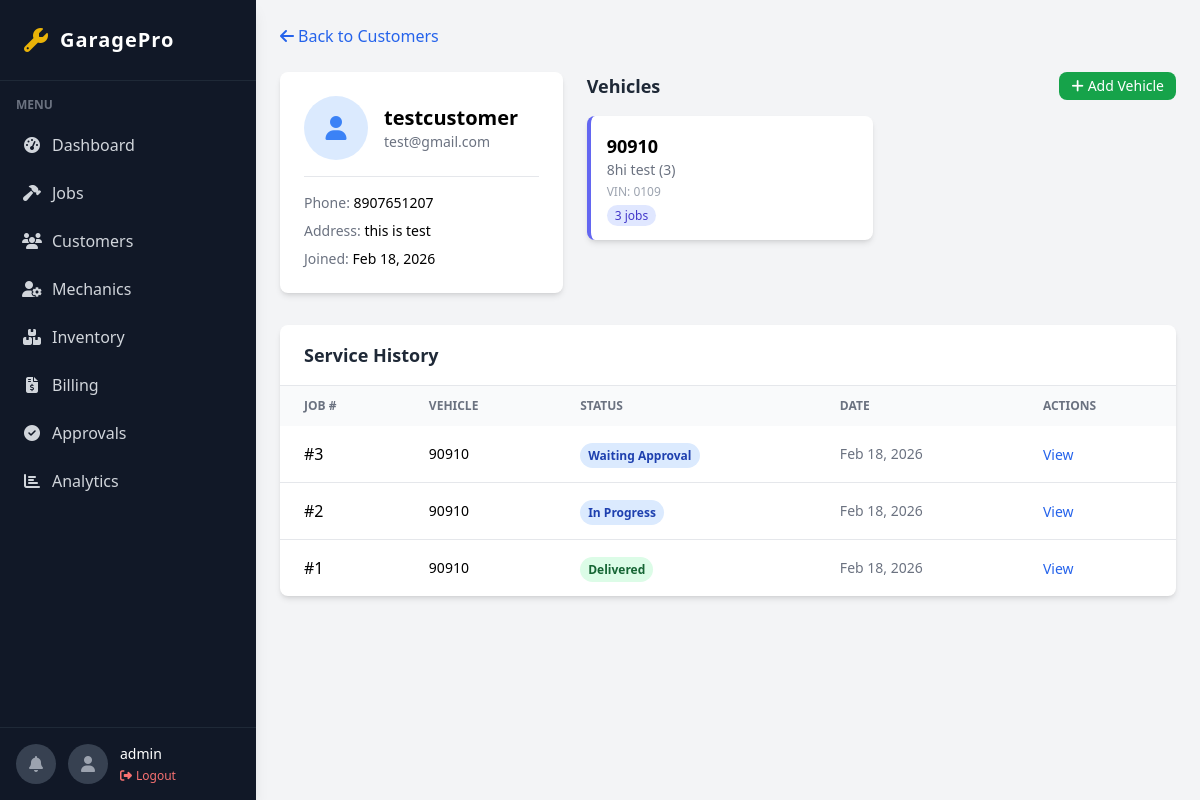
/admin-panel/customers/1/ (signed in), run on the app's committed database.
### accounts/models.py (models this page shows, shortened)
class User(AbstractUser, TimeStampedModel):
    ROLE_CHOICES = [
        ('ADMIN', 'Admin'),
        ('MANAGER', 'Manager'),
        ('MECHANIC', 'Mechanic'),
        ('CUSTOMER', 'Customer'),
    ]
    role = models.CharField(max_length=20, choices=ROLE_CHOICES)
    phone = models.CharField(max_length=20, blank=True)

### customers/models.py (models this page shows, shortened)
class Customer(TimeStampedModel, SoftDeleteModel):
    user = models.OneToOneField(settings.AUTH_USER_MODEL, on_delete=models.CASCADE)
    address = models.TextField()

class Vehicle(TimeStampedModel, SoftDeleteModel):
    customer = models.ForeignKey(Customer, on_delete=models.CASCADE, related_name="vehicles")
    registration_number = models.CharField(max_length=50, unique=True, db_index=True)
    make = models.CharField(max_length=100)
    model = models.CharField(max_length=100)
    year = models.IntegerField()
    vin = models.CharField(max_length=100, blank=True)

### jobs/models.py (models this page shows, shortened)
class ServiceJob(TimeStampedModel, SoftDeleteModel):
    STATUS_CHOICES = [
        ('RECEIVED', 'Received'),
        ('DIAGNOSING', 'Diagnosing'),
        ('WAITING_APPROVAL', 'Waiting Approval'),
        ('IN_PROGRESS', 'In Progress'),
        ('COMPLETED', 'Completed'),
        ('DELIVERED', 'Delivered'),
        ('CANCELLED', 'Cancelled'),
    ]
    vehicle = models.ForeignKey('customers.Vehicle', on_delete=models.CASCADE, related_name="jobs")
    assigned_mechanic = models.ForeignKey(
        settings.AUTH_USER_MODEL,
        on_delete=models.SET_NULL,
        null=True,
        limit_choices_to={'role': 'MECHANIC'}
    )
    status = models.CharField(max_length=30, choices=STATUS_CHOICES, default='RECEIVED')
    problem_description = models.TextField()
    estimated_completion = models.DateTimeField(null=True, blank=True)
    priority = models.IntegerField(default=1)
    completed_at = models.DateTimeField(null=True, blank=True)
    delivered_at = models.DateTimeField(null=True, blank=True)
    VALID_TRANSITIONS = {
        'RECEIVED': ['DIAGNOSING', 'CANCELLED'],
    'DIAGNOSING': ['WAITING_APPROVAL', 'CANCELLED'],
    'WAITING_APPROVAL': ['IN_PROGRESS', 'CANCELLED'],
    'IN_PROGRESS': ['COMPLETED', 'CANCELLED', 'WAITING_APPROVAL'],
    'COMPLETED': ['DELIVERED'],
    'DELIVERED': [],
    'CANCELLED': [],
}

### core/views.py (the view)
# urls.py: path('admin-panel/customers/<int:pk>/', views.admin_customer_detail, name='admin_customer_detail'),
@admin_required
def admin_customer_detail(request, pk):
    customer = get_object_or_404(Customer, pk=pk)
    vehicles = customer.vehicles.filter(is_active=True)
    jobs = ServiceJob.objects.filter(vehicle__customer=customer).order_by('-created_at')
    return render(request, 'admin_portal/customer_detail.html', {
        'customer': customer, 'vehicles': vehicles, 'jobs': jobs
    })

### notifications/context_processors.py (called while the page is built)
def user_notifications(request):
    if request.user.is_authenticated:
        unread_count = request.user.notifications.filter(is_read=False).count()
        latest_notifications = request.user.notifications.all()[:5]
        return {
            'unread_notifications_count': unread_count,
            'latest_notifications': latest_notifications
        }
    return {}

### templates/admin_portal/customer_detail.html (shortened to what this page needs)
{% extends 'base.html' %}
{% block content %}
<div class="mb-6"><a href="{% url 'admin_customers_list' %}" class="text-blue-600 hover:underline"><i
            class="fas fa-arrow-left mr-1"></i>Back to Customers</a></div>
<div class="grid grid-cols-1 lg:grid-cols-3 gap-6">
    <div class="bg-white rounded-lg shadow-md p-6">
        <div class="flex items-center gap-4 mb-4">
            <div class="w-16 h-16 rounded-full bg-blue-100 flex items-center justify-center"><i
                    class="fas fa-user text-blue-500 text-2xl"></i></div>
            <div>
                <h2 class="text-xl font-bold">{{ customer.user.get_full_name|default:customer.user.username }}</h2>
                <div class="text-gray-500 text-sm">{{ customer.user.email|default:"-" }}</div>
            </div>
        </div>
        <div class="border-t pt-4 space-y-2 text-sm">
            <div><span class="text-gray-500">Phone:</span> <span class="font-medium">{{ customer.user.phone|default:"-" }}</span></div>
            <div><span class="text-gray-500">Address:</span> <span class="font-medium">{{ customer.address|default:"-" }}</span></div>
            <div><span class="text-gray-500">Joined:</span> <span class="font-medium">{{ customer.created_at|date:"M d, Y" }}</span></div>
        </div>
    </div>
    <div class="lg:col-span-2">
        <div class="flex justify-between items-center mb-4">
            <h3 class="text-lg font-bold text-gray-800">Vehicles</h3>
            <a href="{% url 'admin_vehicle_create' %}"
                class="bg-green-600 text-white px-3 py-1 rounded-lg text-sm hover:bg-green-700"><i
                    class="fas fa-plus mr-1"></i>Add Vehicle</a>
        </div>
        <div class="grid grid-cols-1 md:grid-cols-2 gap-4">
            {% for v in vehicles %}
            <div class="bg-white rounded-lg shadow-md p-4 border-l-4 border-indigo-500">
                <div class="font-bold text-lg">{{ v.registration_number }}</div>
                <div class="text-gray-500 text-sm">{{ v.make }} {{ v.model }} ({{ v.year }})</div>
                {% if v.vin %}<div class="text-xs text-gray-400 mt-1">VIN: {{ v.vin }}</div>{% endif %}
                <div class="mt-2 text-xs"><span class="bg-indigo-100 text-indigo-700 px-2 py-0.5 rounded-full">{{ v.jobs.count }} jobs</span></div>
            </div>
            {% empty %}
            <div class="col-span-2 text-center py-8 text-gray-500">No vehicles registered.</div>
            {% endfor %}
        </div>
    </div>
</div>
<div class="mt-8 bg-white rounded-lg shadow-md overflow-hidden">
    <div class="px-6 py-4 border-b">
        <h3 class="text-lg font-bold text-gray-800">Service History</h3>
    </div>
    <table class="w-full">
        <thead class="bg-gray-50">
            <tr class="text-left text-xs font-medium text-gray-500 uppercase">
                <th class="px-6 py-3">Job #</th>
                <th class="px-6 py-3">Vehicle</th>
                <th class="px-6 py-3">Status</th>
                <th class="px-6 py-3">Date</th>
                <th class="px-6 py-3">Actions</th>
            </tr>
        </thead>
        <tbody class="divide-y">
            {% for j in jobs %}
            <tr class="hover:bg-gray-50">
                <td class="px-6 py-4 font-medium">#{{ j.id }}</td>
                <td class="px-6 py-4 text-sm">{{ j.vehicle.registration_number }}</td>
                <td class="px-6 py-4"><span
                        class="px-2 py-1 text-xs rounded-full font-bold {% if j.status == 'COMPLETED' or j.status == 'DELIVERED' %}bg-green-100 text-green-800{% elif j.status == 'CANCELLED' %}bg-red-100 text-red-800{% else %}bg-blue-100 text-blue-800{% endif %}">{{ j.get_status_display }}</span></td>
                <td class="px-6 py-4 text-sm text-gray-500">{{ j.created_at|date:"M d, Y" }}</td>
                <td class="px-6 py-4"><a href="{% url 'admin_job_detail' j.pk %}"
                        class="text-blue-600 hover:underline text-sm">View</a></td>
            </tr>
            {% empty %}
            <tr>
                <td colspan="5" class="px-6 py-8 text-center text-gray-500">No service history.</td>
            </tr>
            {% endfor %}
        </tbody>
    </table>
</div>
{% endblock %}

### templates/base.html (shortened to what this page needs)
<!DOCTYPE html>
<html lang="en">
<head>
    <script src="https://cdn.tailwindcss.com"></script>
    <link rel="stylesheet" href="https://cdnjs.cloudflare.com/ajax/libs/font-awesome/6.4.0/css/all.min.css">
</head>
<body class="bg-gray-100 font-sans leading-normal tracking-normal">
    <div class="flex h-screen overflow-hidden">
        <aside class="w-64 bg-gray-900 text-white hidden md:flex flex-col shadow-lg z-20">
            <div class="p-6 border-b border-gray-800">
                <a href="/" class="flex items-center gap-3">
                    <i class="fas fa-wrench text-yellow-500 text-2xl"></i>
                    <span class="text-xl font-bold tracking-wider">GaragePro</span>
                </a>
            </div>
            <nav class="flex-1 overflow-y-auto sidebar-scroll py-4">
                <div class="px-4 mb-2 text-xs text-gray-500 uppercase font-semibold">Menu</div>
                {% if user.role == 'ADMIN' or user.role == 'MANAGER' or user.is_superuser %}
                <a href="{% url 'admin_dashboard' %}"
                    class="flex items-center py-3 px-4 text-gray-300 hover:bg-gray-800 hover:text-white transition-colors duration-200 border-l-4 border-transparent hover:border-yellow-500">
                    <i class="fas fa-tachometer-alt w-6 text-center mr-2"></i> Dashboard
                </a>
                <a href="{% url 'admin_jobs_list' %}"
                    class="flex items-center py-3 px-4 text-gray-300 hover:bg-gray-800 hover:text-white transition-colors duration-200 border-l-4 border-transparent hover:border-yellow-500">
                    <i class="fas fa-hammer w-6 text-center mr-2"></i> Jobs
                </a>
                <a href="{% url 'admin_customers_list' %}"
                    class="flex items-center py-3 px-4 text-gray-300 hover:bg-gray-800 hover:text-white transition-colors duration-200 border-l-4 border-transparent hover:border-yellow-500">
                    <i class="fas fa-users w-6 text-center mr-2"></i> Customers
                </a>
                <a href="{% url 'admin_mechanics_list' %}"
                    class="flex items-center py-3 px-4 text-gray-300 hover:bg-gray-800 hover:text-white transition-colors duration-200 border-l-4 border-transparent hover:border-yellow-500">
                    <i class="fas fa-user-cog w-6 text-center mr-2"></i> Mechanics
                </a>
                <a href="{% url 'admin_inventory_list' %}"
                    class="flex items-center py-3 px-4 text-gray-300 hover:bg-gray-800 hover:text-white transition-colors duration-200 border-l-4 border-transparent hover:border-yellow-500">
                    <i class="fas fa-boxes w-6 text-center mr-2"></i> Inventory
                </a>
                <a href="{% url 'admin_billing_list' %}"
                    class="flex items-center py-3 px-4 text-gray-300 hover:bg-gray-800 hover:text-white transition-colors duration-200 border-l-4 border-transparent hover:border-yellow-500">
                    <i class="fas fa-file-invoice-dollar w-6 text-center mr-2"></i> Billing
                </a>
                <a href="{% url 'admin_approvals_list' %}"
                    class="flex items-center py-3 px-4 text-gray-300 hover:bg-gray-800 hover:text-white transition-colors duration-200 border-l-4 border-transparent hover:border-yellow-500">
                    <i class="fas fa-check-circle w-6 text-center mr-2"></i> Approvals
                </a>
                <a href="{% url 'admin_analytics' %}"
                    class="flex items-center py-3 px-4 text-gray-300 hover:bg-gray-800 hover:text-white transition-colors duration-200 border-l-4 border-transparent hover:border-yellow-500">
                    <i class="fas fa-chart-bar w-6 text-center mr-2"></i> Analytics
                </a>
                {% elif user.role == 'MECHANIC' %}
                <a href="{% url 'mechanic_jobs' %}"
                    class="flex items-center py-3 px-4 text-gray-300 hover:bg-gray-800 hover:text-white transition-colors duration-200 border-l-4 border-transparent hover:border-yellow-500">
                    <i class="fas fa-tasks w-6 text-center mr-2"></i> My Jobs
                </a>
                {% endif %}
            </nav>
            <div class="p-4 border-t border-gray-800">
                <div class="flex items-center gap-3">
                    <a href="{% url 'notification_list' %}"
                        class="relative w-10 h-10 rounded-full bg-gray-700 flex items-center justify-center hover:bg-gray-600 transition group p-0">
                        <i class="fas fa-bell text-gray-400 group-hover:text-white"></i>
                    </a>
                    <div class="w-10 h-10 rounded-full bg-gray-700 flex items-center justify-center">
                        <i class="fas fa-user text-gray-400"></i>
                    </div>
                    <div>
                        <div class="text-sm font-medium">{{ user.username|default:"User" }}</div>
                        <form method="post" action="{% url 'logout' %}" class="mt-1">
                            <button type="submit"
                                class="text-xs text-red-400 hover:text-red-300 flex items-center gap-1">
                                <i class="fas fa-sign-out-alt"></i> Logout
                            </button>
                        </form>
                    </div>
                </div>
            </div>
        </aside>
        <div class="flex-1 flex flex-col h-screen overflow-hidden">
            <main class="flex-1 overflow-x-hidden overflow-y-auto bg-gray-100 p-6">
                <div class="container mx-auto">
                    {% block content %}{% endblock %}
                </div>
            </main>
        </div>
    </div>
</body>
</html>

### data on the page
User: username "admin"
Customer: user.get_full_name "testcustomer", user.email "test@gmail.com", user.phone "8907651207", address "this is test", created_at "Feb 18, 2026"
Vehicle: registration_number "90910", make "8hi", model "test", year "3", vin "0109", jobs.count "3"
ServiceJob: id "3", vehicle.registration_number "90910", status "Waiting Approval", created_at "Feb 18, 2026"
ServiceJob: id "2", vehicle.registration_number "90910", status "In Progress", created_at "Feb 18, 2026"
ServiceJob: id "1", vehicle.registration_number "90910", status "Delivered", created_at "Feb 18, 2026"
